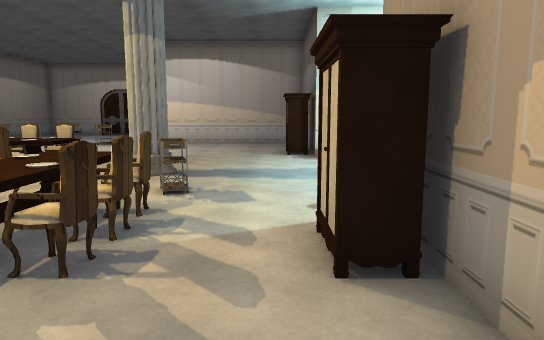
view 1 (above)

21 first-person views from a walk through a 3-D level made in the Unity game engine. The camera is 1.4 m above the floor, tilts 8° down and sees 70° across. The floor is counted in squares, 1 m on a side. Each view is taken from the middle of a square. On the plan, view 1 faces up. The plan holds only what a view shows up to about 16 squares ahead; the rest is blank. The place goes on beyond the plan. The player character is not drawn. Some animated figures are left out. Some surface patterns are stand-ins.

view 2
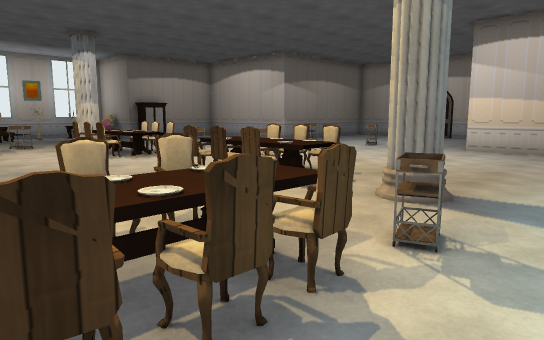

view 3
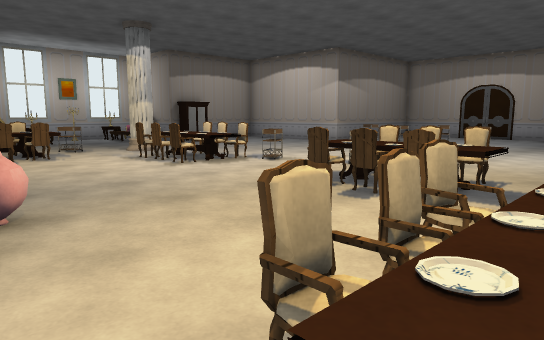

view 4
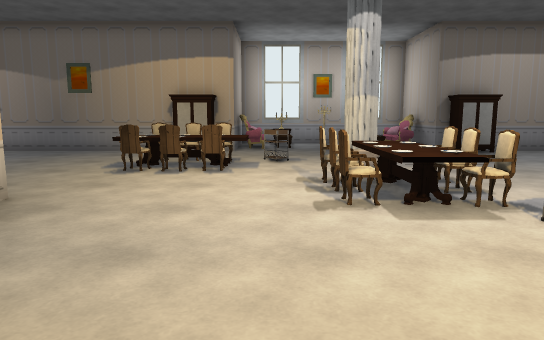

view 5
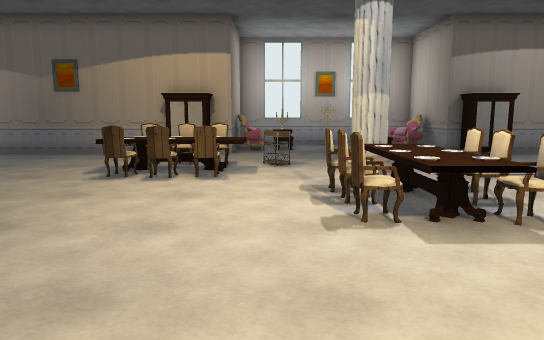

view 6
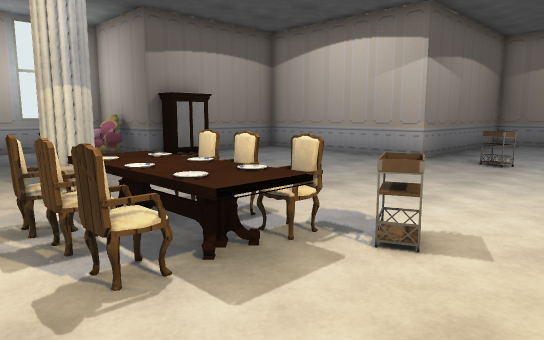

view 7
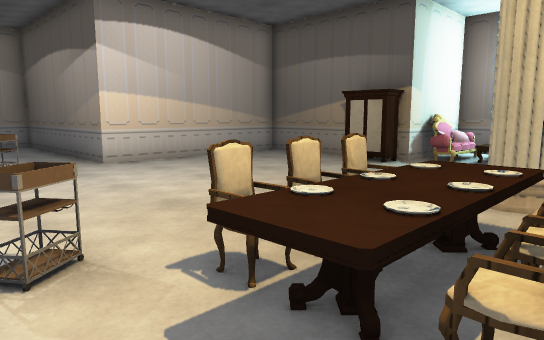

view 8
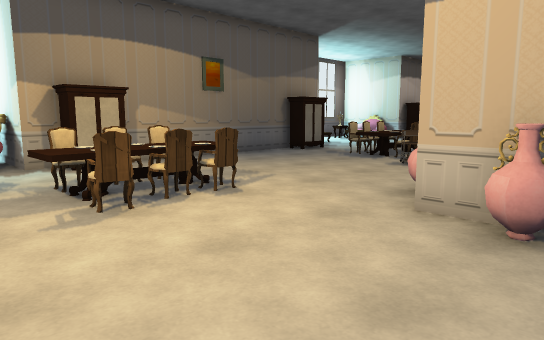

view 9
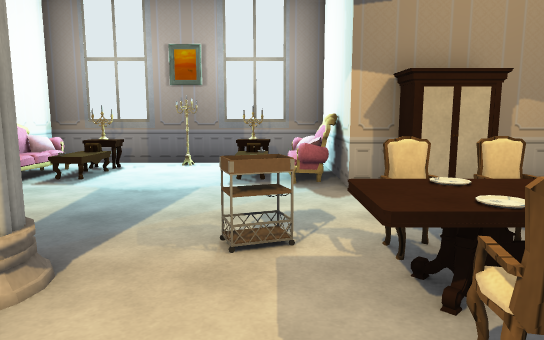

view 10
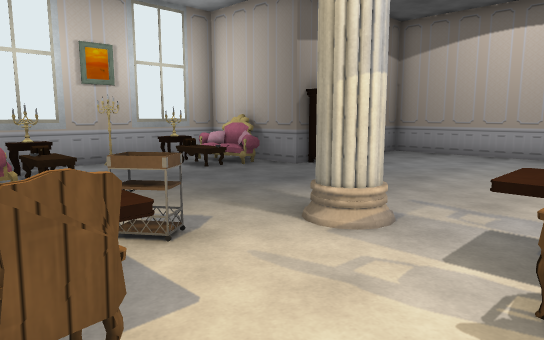

view 11
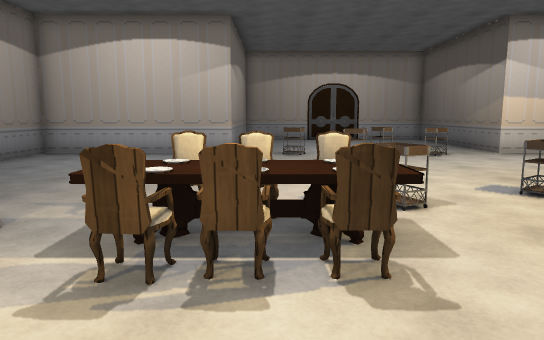

view 12
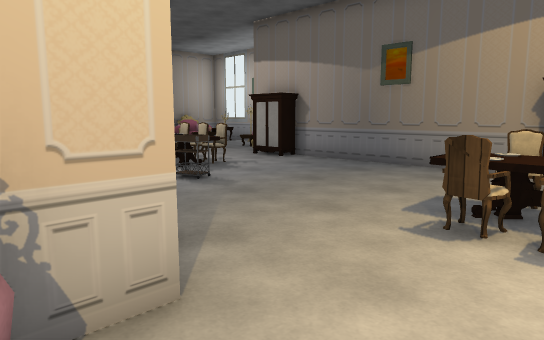

view 13
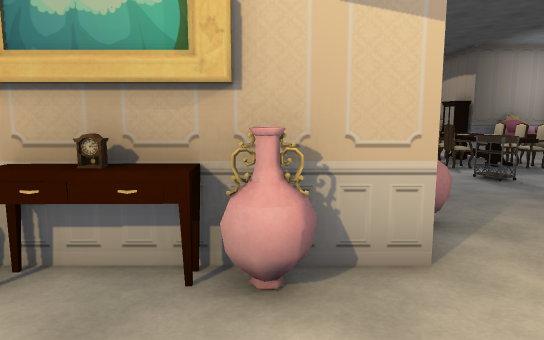

view 14
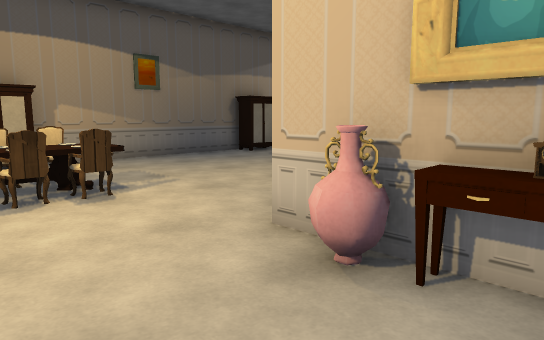

view 15
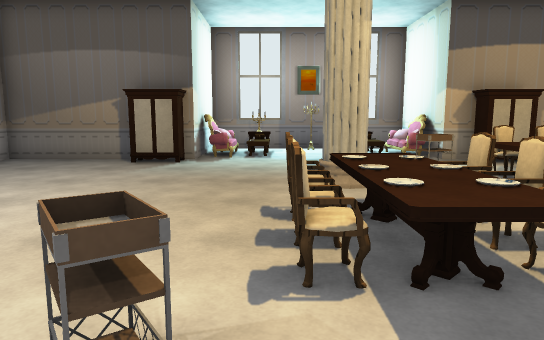

view 16
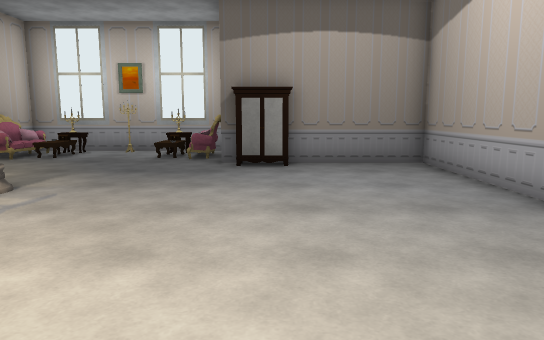

view 17
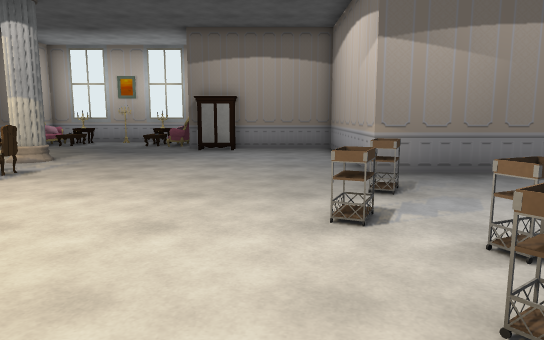

view 18
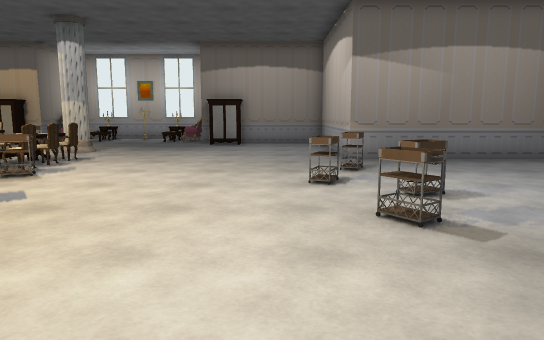

view 19
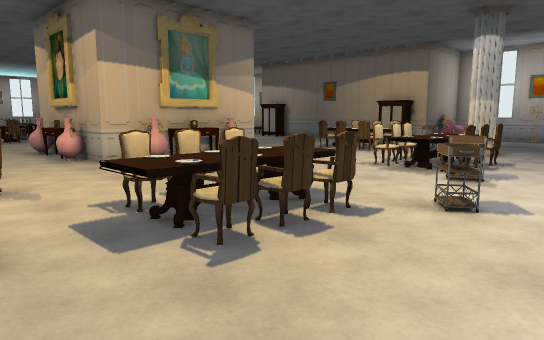

view 20
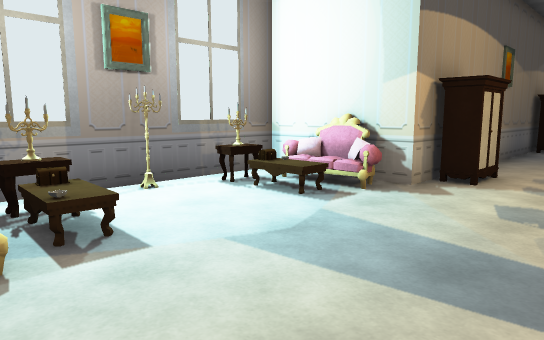

view 21
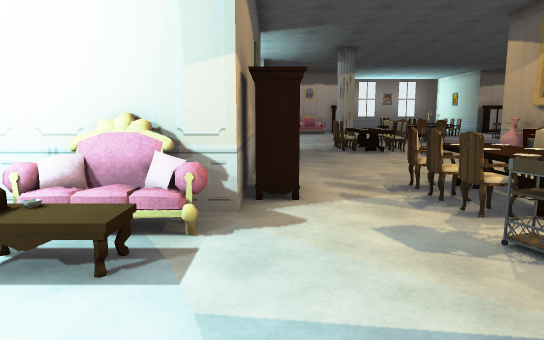

### Floor plan
Points are (right, up) in squares from view 1. A wall is a line through its corners. A room is listed if a view was taken in it or the views show most of it. See-through windows are left out.
Room 1 (views 1, 2, 3, 4, 5, 6, 7, 8, 9, 10, 11, 12, 13, 14, 15, 16, 17, 18, 19, 20, 21)
walls: (-13.6, 2.5) (-7.5, 2.5) (-7.5, -3.5); (1.5, 4.5) (1.5, 5.5) (5.5, 5.5) (5.5, 13.5) (4.4, 13.5); (-22.5, 5.6) (-22.5, -4.4); (1.5, 15.4) (1.5, 19.5) (-5.5, 19.5) (-5.5, 22.5); (-15.5, 22.5) (-15.5, 19.5) (-22.5, 19.5) (-22.5, 13.5) (-26.5, 13.5) (-26.5, 5.5) (-24.6, 5.5); (4.9, 9.1) (5.1, 9.7); (4.9, 9.1) (5, 9.6); (5, 9.2) (5, 9.7); (1.5, -5.5) (1.5, 2.6)
ways out: opening at (2, 3.5)
objects: table (-26, 7) to (-26, 8); other object (-26, 11) to (-26, 12); sofa (-25, 6) to (-23, 6); other object (-25, 7); other object (-25, 11); sofa (-25, 12) to (-23, 13); cabinet (-22, -5) to (-22, -4); cabinet (-22, 3) to (-22, 5); cabinet (-22, 14) to (-22, 15); chair (-19, -5); chair (-19, -4); chair (-19, 3) to (-19, 4); chair (-19, 5); chair (-19, 6); cart (-19, 7); table (-18, -5) to (-18, -4); table (-18, 3) to (-18, 6); pillar (-18, 9) to (-18, 10); other object (-17, -5); chair (-17, -4); cart (-17, -3) to (-17, -2); chair (-17, 3) to (-17, 4); chair (-17, 5); chair (-17, 6); table (-16, 9) to (-16, 10); chair (-15, 8) to (-15, 9); chair (-15, 10) to (-15, 11); vase (-14, 1); chair (-14, 8) to (-14, 9); chair (-14, 10) to (-14, 11); chair (-13, 8) to (-13, 9); chair (-13, 10) to (-13, 11); cart (-13, 19); vase (-12, 3); cart (-12, 11); painting (-11, 3) to (-10, 3); cart (-11, 18); cart (-10, 19) to (-10, 20); vase (-9, 3); cart (-9, 12); chair (-8, 8) to (-8, 9); chair (-8, 10) to (-8, 11); cart (-8, 19); vase (-7, -2); painting (-7, -1) to (-7, 0); vase (-7, 1); chair (-7, 8) to (-7, 9); chair (-7, 10) to (-7, 11); chair (-6, 8) to (-6, 9); chair (-6, 10) to (-6, 11); cart (-5, -3); table (-5, 9) to (-5, 10); chair (-4, -4); chair (-4, 3) to (-4, 4); chair (-4, 5); chair (-4, 6); table (-3, -5) to (-3, -4); table (-3, 3) to (-3, 6); pillar (-3, 9) to (-3, 10); other object (-2, -5); chair (-2, -4); chair (-2, 3) to (-2, 4); chair (-2, 5); chair (-2, 6); cart (-2, 7); cabinet (1, -5) to (1, -4); cabinet (1, 3) to (1, 5); cabinet (1, 14) to (1, 15); sofa (2, 6) to (4, 6); sofa (2, 13) to (4, 13); table (4, 7) to (5, 8); table (4, 11) to (5, 12)

Positions as (right, up) in squares from view 1, and headings:
1: (0, 0), facing up
2: (0, 3), facing up-left
3: (-3, 2), facing up-left
4: (-7, 7), facing left
5: (-8, 7), facing left
6: (-10, 7), facing up-left
7: (-10, 8), facing up-right
8: (-10, 8), facing down-right
9: (-6, 7), facing right
10: (-15, 5), facing up-left
11: (-14, 5), facing up
12: (-12, 5), facing down-left
13: (-12, 6), facing down
14: (-11, 6), facing down-right
15: (-11, 11), facing right
16: (-11, 15), facing left
17: (-6, 17), facing left
18: (-3, 17), facing left
19: (-3, 14), facing down-left
20: (-2, 13), facing down-right
21: (1, 11), facing down
